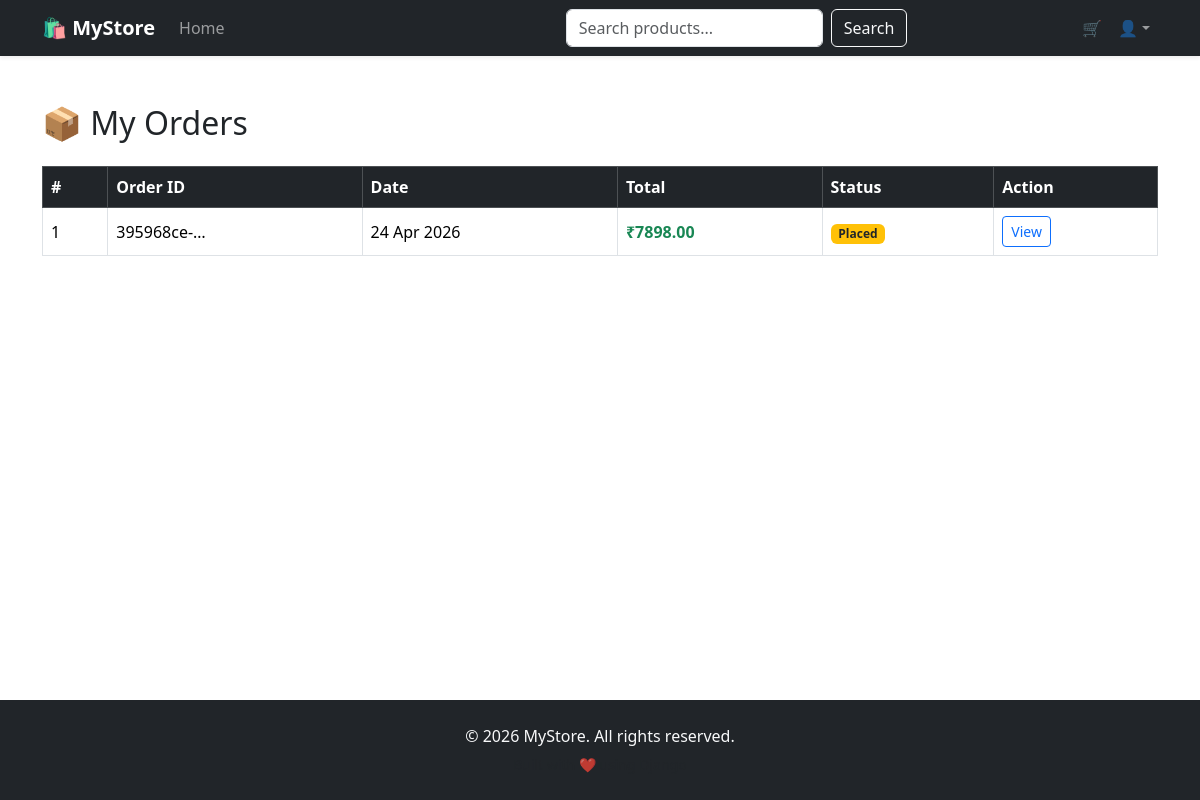
The page /products/orders/ (signed in) on the database as committed earlier.
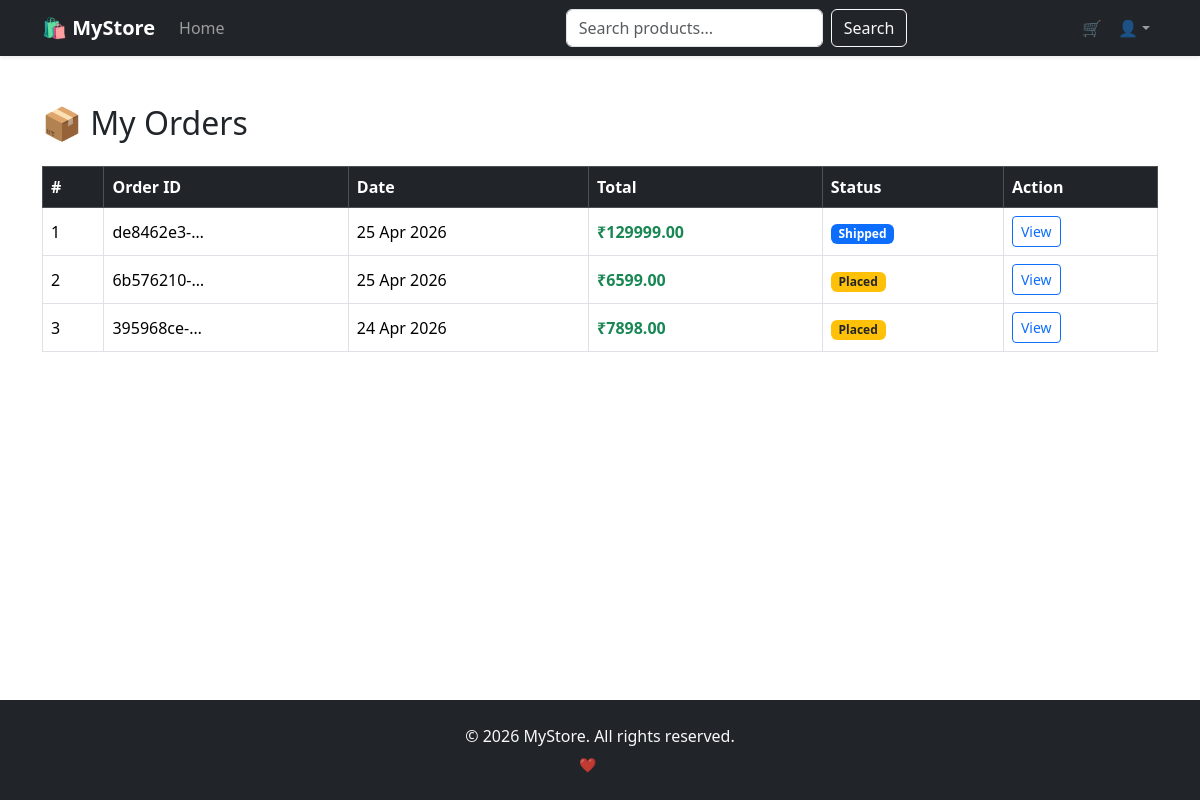
The same page on the database as committed later.
### products/models.py (models this page shows, shortened)
class Order(models.Model):
    STATUS_CHOICES = (
    ('PLACED', 'Placed'),
    ('SHIPPED', 'Shipped'),
    ('DELIVERED', 'Delivered'),
    )
    id = models.UUIDField(primary_key=True, default=uuid.uuid4, editable=False)
    user = models.ForeignKey(User, on_delete=models.CASCADE, null=True, blank=True)
    full_name = models.CharField(max_length=70)
    mobile = models.CharField(max_length=10)
    address = models.TextField()
    district = models.CharField(max_length=40)
    state = models.CharField(max_length=40)
    pincode = models.CharField(max_length=6)
    total_amount = models.DecimalField(max_digits=10, decimal_places=2)
    created_at = models.DateTimeField(auto_now_add=True)
    status = models.CharField(max_length=20, choices=STATUS_CHOICES, default='PLACED')

### products/views.py (the view)
# urls.py: path('orders/', OrderHistoryView.as_view(), name='order-history'),
class OrderHistoryView(LoginRequiredMixin, View):
    login_url = 'login'
    def get(self, request):
        orders = Order.objects.filter(user=request.user).order_by('-created_at')
        return render(request, 'products/order_history.html', {
            'orders': orders
        })

### products/context_processors.py (called while the page is built)
def cart_count(request):
    cart = request.session.get('cart', {})
    total_items = sum(cart.values())  # total quantity
    return {
        'cart_count': total_items
    }

### templates/products/order_history.html
{% extends "base/base.html" %}
{% block content %}
<div class="container mt-5">
    <h2 class="mb-4">📦 My Orders</h2>
    {% if orders %}
    <div class="table-responsive">
        <table class="table table-bordered table-hover align-middle">
            <thead class="table-dark">
                <tr>
                    <th>#</th>
                    <th>Order ID</th>
                    <th>Date</th>
                    <th>Total</th>
                    <th>Status</th>
                    <th>Action</th>
                </tr>
            </thead>
            <tbody>
                {% for order in orders %}
                <tr>
                    <td>{{ forloop.counter }}</td>
                    <td>{{ order.id|truncatechars:10 }}</td>
                    <td>{{ order.created_at|date:"d M Y" }}</td>
                    <td class="text-success fw-bold">
                        ₹{{ order.total_amount }}
                    </td>
                    <td>
                        <span class="badge
                            {% if order.status == 'PLACED' %} bg-warning text-dark
                            {% elif order.status == 'SHIPPED' %} bg-primary
                            {% elif order.status == 'DELIVERED' %} bg-success
                            {% else %} bg-secondary
                            {% endif %}
                        ">
                            {{ order.get_status_display }}
                        </span>
                    </td>
                    <td>
                        <a href="{% url 'order-detail' order.id %}"
                           class="btn btn-sm btn-outline-primary">
                           View
                        </a>
                    </td>
                </tr>
                {% endfor %}
            </tbody>
        </table>
    </div>
    {% else %}
        <div class="text-center mt-5">
            <h5>No orders found 😔</h5>
        </div>
    {% endif %}
</div>
{% endblock %}

### templates/base/base.html (shortened to what this page needs)
{% load static %}
<!doctype html>
<html lang="en">
  <head>
    <link href="https://cdn.jsdelivr.net/npm/bootstrap@5.3.8/dist/css/bootstrap.min.css" rel="stylesheet">
  </head>
  <body class="d-flex flex-column min-vh-100">
      {% include "base/nav.html" %}
      <div class="flex-grow-1">
          {% block content %}{% endblock %}
      </div>
      <footer class="bg-dark text-light mt-5 py-4">
        <div class="container text-center">
          <p class="mb-1">© 2026 MyStore. All rights reserved.</p>
          <small class="text-muted">
            Built with ❤️ using Django
          </small>
        </div>
      </footer>
  </body>
</html>

### templates/base/nav.html (shortened to what this page needs)
<nav class="navbar navbar-expand-lg navbar-dark bg-dark shadow-sm">
  <div class="container">
    <a class="navbar-brand fw-bold" href="{% url 'product-list' %}">
      🛍 MyStore
    </a>
    <div class="collapse navbar-collapse" id="navbarNav">
      <ul class="navbar-nav me-auto">
        <li class="nav-item">
          <a class="nav-link {% if request.path == '/' %}active{% endif %}"
             href="{% url 'product-list' %}">
            Home
          </a>
        </li>
      </ul>
      <form class="d-flex mx-auto" method="GET" action="{% url 'product-list' %}">
        <input class="form-control me-2"
               type="search"
               name="q"
               placeholder="Search products..."
               value="{{ request.GET.q }}">
        <button class="btn btn-outline-light">Search</button>
      </form>
      <ul class="navbar-nav align-items-center">
        <li class="nav-item">
          <a class="nav-link position-relative" href="{% url 'cart' %}">
            🛒
          </a>
        </li>
        {% if request.user.is_authenticated %}
        <li class="nav-item dropdown">
          <a class="nav-link dropdown-toggle d-flex align-items-center"
             href="#" role="button" data-bs-toggle="dropdown">
             👤{{ request.user.first_name }}
          </a>
        </li>
        {% endif %}
      </ul>
    </div>
  </div>
</nav>

Rows that differ between the two databases and show on the page:
added Order: id "de8462e3-…", created_at "25 Apr 2026", total_amount "129999.00", status "Shipped"
added Order: id "6b576210-…", created_at "25 Apr 2026", total_amount "6599.00", status "Placed"
